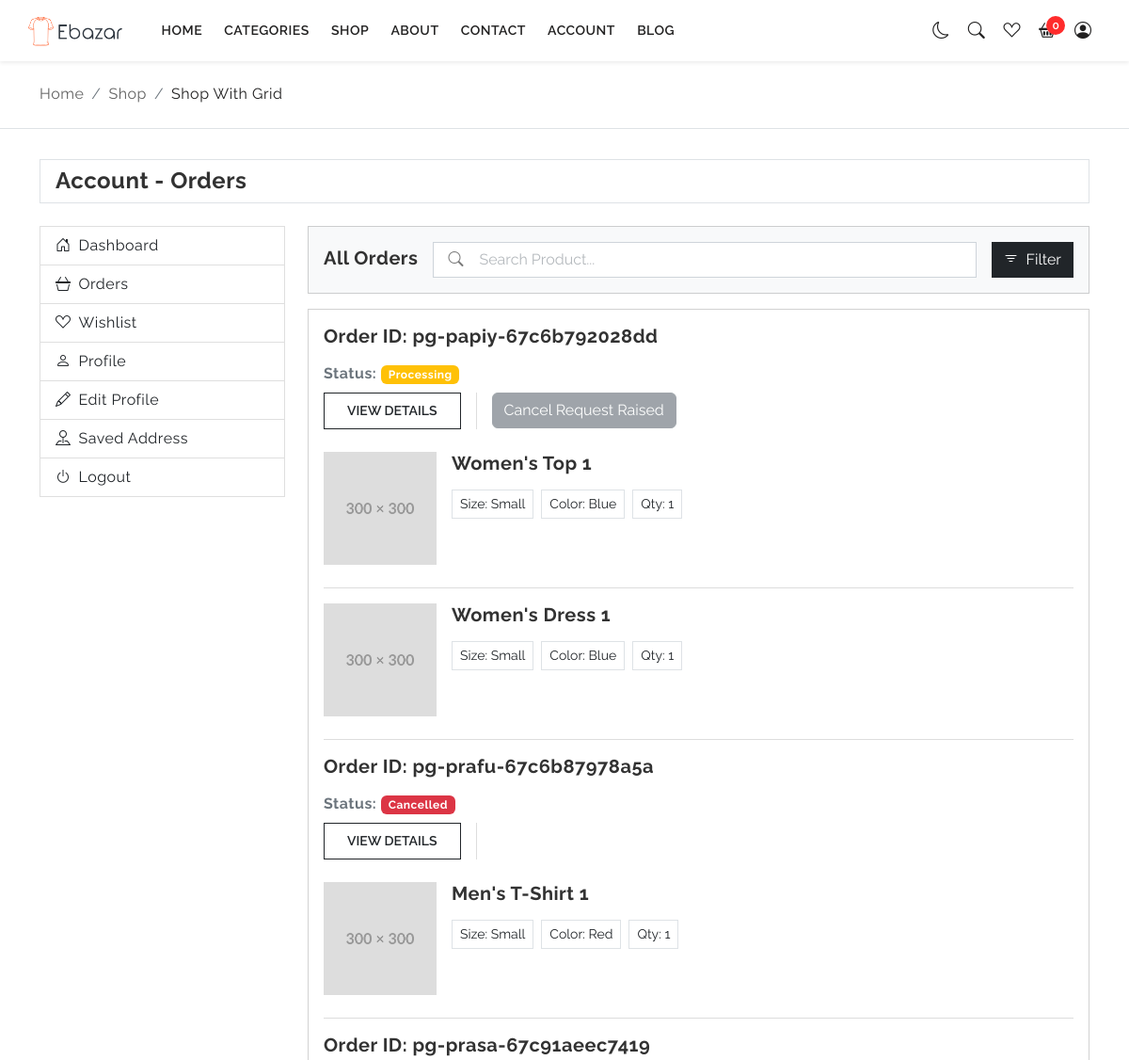
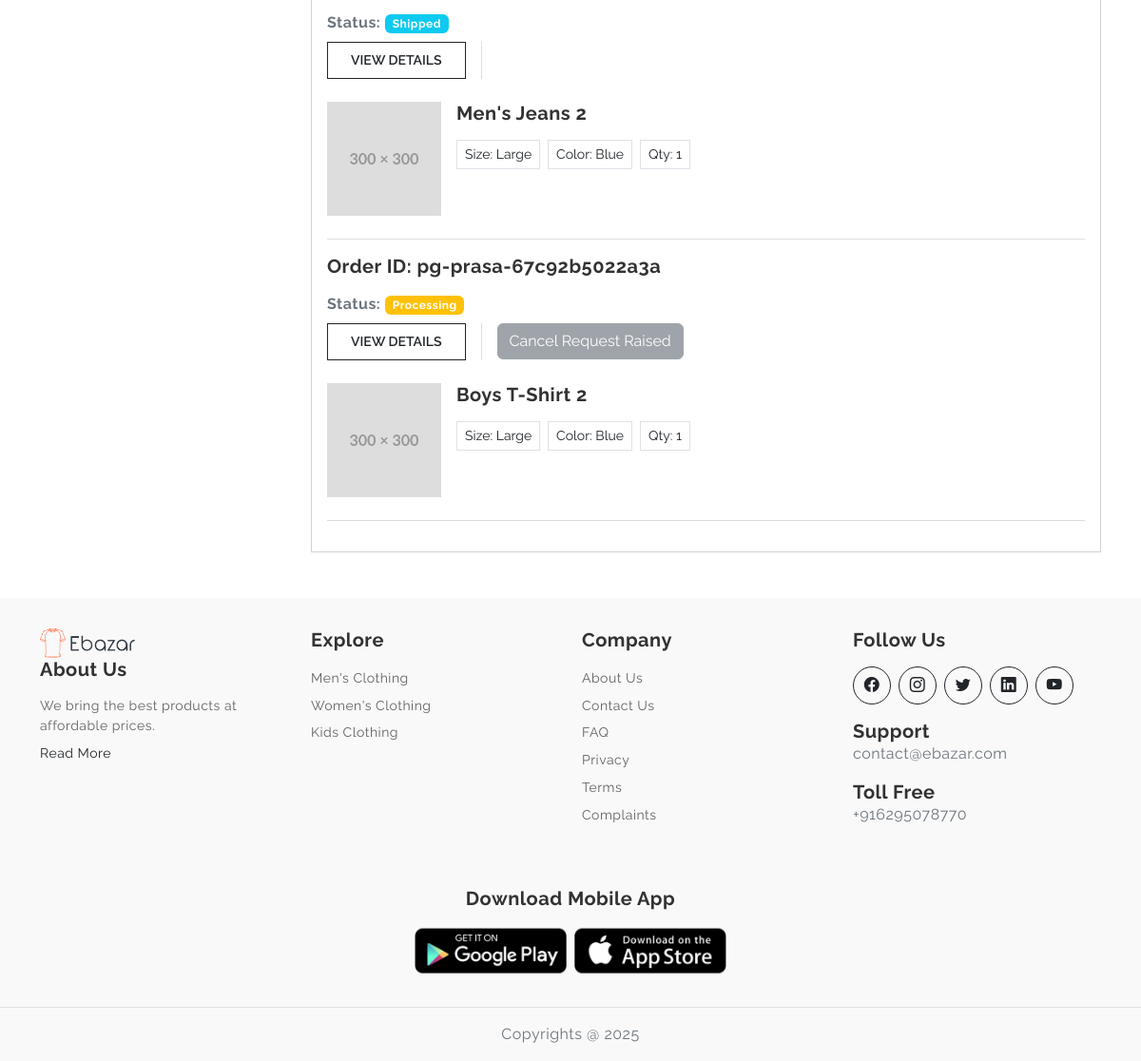
Screenshot of /account-orders.php (signed in) with the database file from the repository (2 pictures, top to bottom).
### tables this page shows
CREATE TABLE `companies` (
  `company_id` int(11) NOT NULL,
  `title` varchar(255) DEFAULT NULL,
  `logo` varchar(255) DEFAULT NULL,
  `phone_number` varchar(20) DEFAULT NULL,
  `email` varchar(255) DEFAULT NULL,
  `website` varchar(255) DEFAULT NULL,
  `address` text DEFAULT NULL,
  `facebook_link` varchar(255) DEFAULT NULL,
  `instagram_link` varchar(255) DEFAULT NULL,
  `twitter_link` varchar(255) DEFAULT NULL,
  `footer_text` text DEFAULT NULL,
  `about_company` text DEFAULT NULL,
  `linked_link` varchar(255) DEFAULT NULL,
  `youtube_link` varchar(255) DEFAULT NULL
);

CREATE TABLE `order_details` (
  `order_details_id` int(11) NOT NULL,
  `order_id` int(11) NOT NULL,
  `combination_id` int(11) NOT NULL,
  `product_id` int(11) NOT NULL,
  `product_name` varchar(255) NOT NULL,
  `size_id` int(11) NOT NULL,
  `size_name` varchar(255) NOT NULL,
  `colour_id` int(11) NOT NULL,
  `colour_name` varchar(255) NOT NULL,
  `quantity` int(11) NOT NULL DEFAULT 1,
  `rate` decimal(10,2) NOT NULL DEFAULT 0.00,
  `amount` decimal(10,2) NOT NULL DEFAULT 0.00,
  `created_at` timestamp NOT NULL DEFAULT current_timestamp(),
  `updated_at` timestamp NOT NULL DEFAULT current_timestamp() ON UPDATE current_timestamp()
);

CREATE TABLE `orders` (
  `order_id` int(11) NOT NULL,
  `customer_id` int(11) NOT NULL,
  `name` varchar(255) NOT NULL,
  `phone_number` varchar(15) NOT NULL,
  `email` varchar(255) NOT NULL,
  `address` text NOT NULL,
  `city_village` varchar(255) NOT NULL,
  `district` varchar(255) NOT NULL,
  `state` varchar(255) NOT NULL,
  `pincode` varchar(10) NOT NULL,
  `product_sub_total` decimal(10,2) NOT NULL DEFAULT 0.00,
  `discount_amount` decimal(10,2) NOT NULL DEFAULT 0.00,
  `gst_rate` decimal(5,2) NOT NULL DEFAULT 0.00,
  `gst_amount` decimal(10,2) NOT NULL DEFAULT 0.00,
  `delivery_charges` decimal(10,2) NOT NULL DEFAULT 0.00,
  `net_total_amount` decimal(10,2) NOT NULL DEFAULT 0.00,
  `payment_method` enum('cash','online','card','net-banking') NOT NULL,
  `paid_amount` decimal(10,2) NOT NULL DEFAULT 0.00,
  `due_amount` decimal(10,2) NOT NULL DEFAULT 0.00,
  `is_paid` tinyint(1) NOT NULL DEFAULT 0,
  `status` enum('processing','shipped','delivered','cancelled') NOT NULL DEFAULT 'processing',
  `is_requested_cancel` tinyint(4) NOT NULL DEFAULT 0,
  `pg_order_id` varchar(255) DEFAULT NULL,
  `pg_order_id_1` varchar(255) DEFAULT NULL,
  `razorpay_payment_id` varchar(255) DEFAULT NULL,
  `pg_response` text DEFAULT NULL,
  `order_date` date NOT NULL,
  `created_at` timestamp NOT NULL DEFAULT current_timestamp(),
  `updated_at` timestamp NOT NULL DEFAULT current_timestamp() ON UPDATE current_timestamp()
);

CREATE TABLE `product` (
  `product_id` int(11) NOT NULL,
  `product_name` varchar(255) NOT NULL,
  `main_category_id` int(11) NOT NULL,
  `sub_category_id` int(11) NOT NULL,
  `description` text DEFAULT NULL,
  `is_stock` tinyint(1) NOT NULL DEFAULT 0,
  `is_featured` tinyint(1) NOT NULL DEFAULT 0,
  `is_trending` tinyint(1) NOT NULL DEFAULT 0,
  `is_best_seller` tinyint(1) NOT NULL DEFAULT 0,
  `is_under_special_offer` tinyint(1) NOT NULL DEFAULT 0,
  `image_one` varchar(255) DEFAULT NULL,
  `image_two` varchar(255) DEFAULT NULL,
  `image_three` varchar(255) DEFAULT NULL,
  `product_url` varchar(255) DEFAULT NULL,
  `brand_id` int(11) NOT NULL,
  `size_ids` varchar(255) DEFAULT NULL,
  `colour_ids` varchar(255) DEFAULT NULL,
  `created_at` datetime NOT NULL DEFAULT current_timestamp()
);

CREATE TABLE `main_category` (
  `cid` int(11) NOT NULL,
  `main_category_name` varchar(255) NOT NULL,
  `main_category_url` varchar(255) NOT NULL,
  `main_category_image` varchar(255) DEFAULT NULL
);

### account-orders.php (the view, shortened to what the rows shown need)
<?php
include 'auth-check.php';
$customer_id = $_SESSION['user_id'];
$ordersQuery = "SELECT
                    o.order_id,
                    o.status,
                    o.is_requested_cancel,
                    o.pg_order_id,
                    od.product_name,
                    p.image_one AS product_image,
                    od.size_name,
                    od.colour_name,
                    od.quantity
                FROM
                    orders o
                JOIN
                    order_details od ON o.order_id = od.order_id
                JOIN
                    product p ON od.product_id = p.product_id
                WHERE
                    o.customer_id = $customer_id
                ORDER BY
                    o.order_id ASC";
$ordersResult = mysqli_query($conn, $ordersQuery);
function getStatusBadgeClass($status)
{
    switch ($status) {
        case 'processing':
            return 'warning';
        case 'shipped':
            return 'info';
        case 'cancelled':
            return 'danger';
    }
}
?>
<!doctype html>
<html lang="en">
<head>
    <?php
    include 'includes/style.php';
    ?>
</head>
<body>
    <?php
    include 'includes/headers.php';
    ?>
    <div class="page-content">
        <section class="section-padding">
            <div class="container">
                <div class="row">
                    <div class="col-12 col-xl-9">
                        <div class="card rounded-0 mb-3">
                            <div class="card-body body-data">
                                <?php if ($ordersResult && mysqli_num_rows($ordersResult) > 0):
                                    $orders = [];
                                    while ($row = mysqli_fetch_assoc($ordersResult)) {
                                        $orders[$row['order_id']][] = $row;
                                    }
                                    ?>
                                    <?php foreach ($orders as $order_id => $products): ?>
                                        <div class="product-order">
                                            <h5 class="fw-bold mb-3">Order ID: <?php echo $products[0]['pg_order_id']; ?></h5>
                                            <p class="text-muted mb-2">
                                                <strong>Status:</strong>
                                                <span
                                                    class="badge bg-<?php echo getStatusBadgeClass($products[0]['status']); ?>">
                                                    <?php echo ucfirst($products[0]['status']); ?>
                                                </span>
                                            </p>
                                            <div class="d-flex flex-column flex-xl-row gap-3 mb-4">
                                                <div class="d-grid align-self-start align-self-xl-center">
                                                    <button type="button"
                                                        class="btn btn-outline-dark btn-ecomm view-details-btn"
                                                        data-id="<?php echo $products[0]['order_id']; ?>">View
                                                        Details</button>
                                                </div>
                                                <?php if ($products[0]['status'] === 'processing' && $products[0]['is_requested_cancel'] == 0): ?>
                                                    <div class="d-grid align-self-start align-self-xl-center">
                                                        <button type="button" class="btn btn-danger raise-cancel-request"
                                                            data-id="<?php echo $products[0]['order_id']; ?>"
                                                            title="Click to raise a cancel request for this order.">
                                                            <i class="bi bi-x-circle"></i> Raise Cancel Request
                                                        </button>
                                                    </div>
                                                <?php elseif ($products[0]['is_requested_cancel'] == 1 && $products[0]['status'] !== 'cancelled'): ?>
                                                    <div class="d-grid align-self-start align-self-xl-center">
                                                        <button type="button" class="btn btn-secondary" disabled>
                                                            Cancel Request Raised
                                                        </button>
                                                    </div>
                                                <?php elseif ($products[0]['status'] == 'cancelled'): ?>
                                                <?php endif; ?>
                                            </div>
                                            <?php foreach ($products as $product): ?>
                                                <div class="d-flex flex-column flex-xl-row gap-3 mb-4">
                                                    <div class="product-img">
                                                        <img src="backend/<?php echo $product['product_image']; ?>" width="120"
                                                            alt="<?php echo $product['product_name']; ?>">
                                                    </div>
                                                    <div class="product-info flex-grow-1">
                                                        <h5 class="fw-bold mb-1"><?php echo $product['product_name']; ?></h5>
                                                        <div class="mt-3 hstack gap-2">
                                                            <button type="button" class="btn btn-sm border rounded-0">
                                                                Size: <?php echo $product['size_name']; ?>
                                                            </button>
                                                            <button type="button" class="btn btn-sm border rounded-0">
                                                                Color: <?php echo $product['colour_name']; ?>
                                                            </button>
                                                            <button type="button" class="btn btn-sm border rounded-0">
                                                                Qty: <?php echo $product['quantity']; ?>
                                                            </button>
                                                        </div>
                                                    </div>
                                                </div>
                                                <hr>
                                            <?php endforeach; ?>
                                        </div>
                                    <?php endforeach; ?>
                                <?php else: ?>
                                    <p>No orders found for this customer.</p>
                                <?php endif; ?>
                            </div>
                        </div>
                    </div>
                </div>
            </div>
        </section>
    </div>
    <?php
    include 'includes/footers.php';
    ?>
</body>
</html>

### includes/headers.php (shortened to what the rows shown need)
<?php
include 'front-config.php';
include 'includes/style.php';
$companyQuery = "SELECT logo FROM companies WHERE company_id = 1";
$companyQueryresult = mysqli_query($conn, $companyQuery);
$company = mysqli_fetch_assoc($companyQueryresult);
$logoUrl = $company['logo'];
?>
<header class="top-header">
  <nav class="navbar navbar-expand-xl w-100 navbar-dark container gap-3">
    <a class="navbar-brand d-none d-xl-inline" href="index.php"><img
        src="backend/<?php echo htmlspecialchars($logoUrl); ?>" class="logo-img" alt="Company Logo">
    </a></a>
  </nav>
</header>

### includes/footers.php (shortened to what the rows shown need)
<?php
include 'front-config.php';
$companyQuery = "SELECT * FROM companies WHERE company_id = 1";
$companyQueryresult = mysqli_query($conn, $companyQuery);
$company = mysqli_fetch_assoc($companyQueryresult);
$logoUrl = $company['logo'];
$sql = "SELECT * FROM main_category";
$main_category_result = mysqli_query($conn, $sql);
?>
<section class="footer-section bg-section-2 section-padding">
  <div class="container">
    <div class="row row-cols-1 row-cols-lg-4 g-4">
      <div class="col">
        <div class="footer-widget-6">
          <img src="backend/<?php echo htmlspecialchars($logoUrl); ?>" class="logo-img" alt="Company Logo">
          <h5 class="mb-3 fw-bold">About Us</h5>
          <p class="mb-2"> <?php echo $company['about_company'] ?> </p>
          <a class="link-dark" href="javascript:;">Read More</a>
        </div>
      </div>
      <div class="col">
        <div class="footer-widget-7">
          <ul class="widget-link list-unstyled">
            <?php while ($category = mysqli_fetch_assoc($main_category_result)): ?>
              <li>
                <a href="shop-grid.php?main_category_url=<?php echo $category['main_category_url']; ?>" class="mb-2">
                  <?php echo htmlspecialchars($category['main_category_name']); ?>
                </a>
              </li>
            <?php endwhile; ?>
          </ul>
        </div>
      </div>
      <div class="col">
        <div class="footer-widget-9">
          <div class="mb-3 mt-3">
            <h5 class="mb-0 fw-bold">Support</h5>
            <p class="mb-0 text-muted"><?php echo $company['email']; ?></p>
          </div>
          <div class="">
            <h5 class="mb-0 fw-bold">Toll Free</h5>
            <p class="mb-0 text-muted"><?php echo $company['phone_number']; ?></p>
          </div>
        </div>
      </div>
    </div>
  </div>
</section>
<footer class="footer-strip text-center py-3 bg-section-2 border-top positon-absolute bottom-0">
  <p class="mb-0 text-muted"><?php echo $company['footer_text']; ?></p>
</footer>

### rows the page displays
companies: logo (picture), about_company "We bring the best products at affordable prices.", email "contact@ebazar.com", phone_number "+916295078770", footer_text "Copyrights @ 2025"
order_details: order.pg_order_id "pg-papiy-67c6b792028dd", order.status "Processing", shows "Cancel Request Raised", product.image_one (picture), product_name "Women's Top 1", size_name "Small", colour_name "Blue", quantity "1"
order_details: product.image_one (picture), product_name "Women's Dress 1", size_name "Small", colour_name "Blue", quantity "1"
order_details: order.pg_order_id "pg-prafu-67c6b87978a5a", order.status "Cancelled", product.image_one (picture), product_name "Men's T-Shirt 1", size_name "Small", colour_name "Red", quantity "1"
order_details: order.pg_order_id "pg-prasa-67c91aeec7419", order.status "Shipped", product.image_one (picture), product_name "Men's Jeans 2", size_name "Large", colour_name "Blue", quantity "1"
order_details: order.pg_order_id "pg-prasa-67c92b5022a3a", order.status "Processing", shows "Cancel Request Raised", product.image_one (picture), product_name "Boys T-Shirt 2", size_name "Large", colour_name "Blue", quantity "1"
main_category: main_category_name "Men's Clothing"
main_category: main_category_name "Women's Clothing"
main_category: main_category_name "Kids Clothing"

### other values shown
$cartCount "0"
